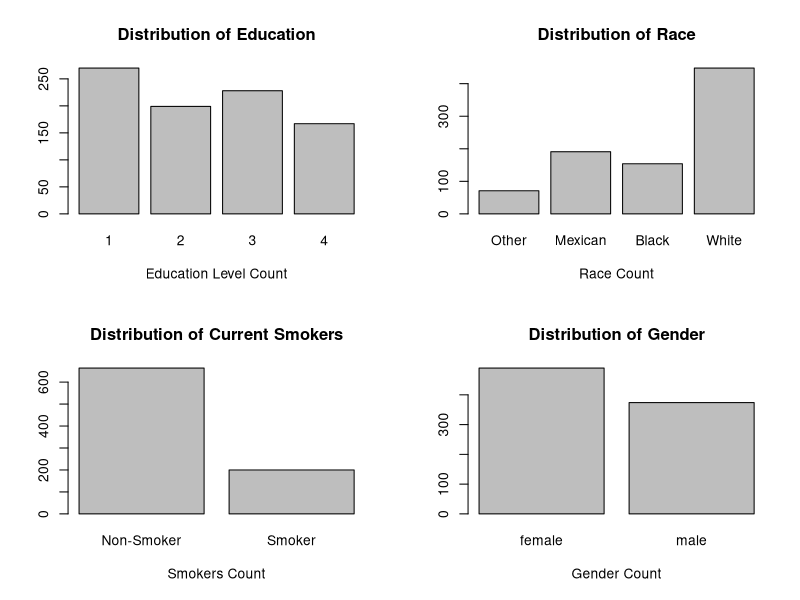
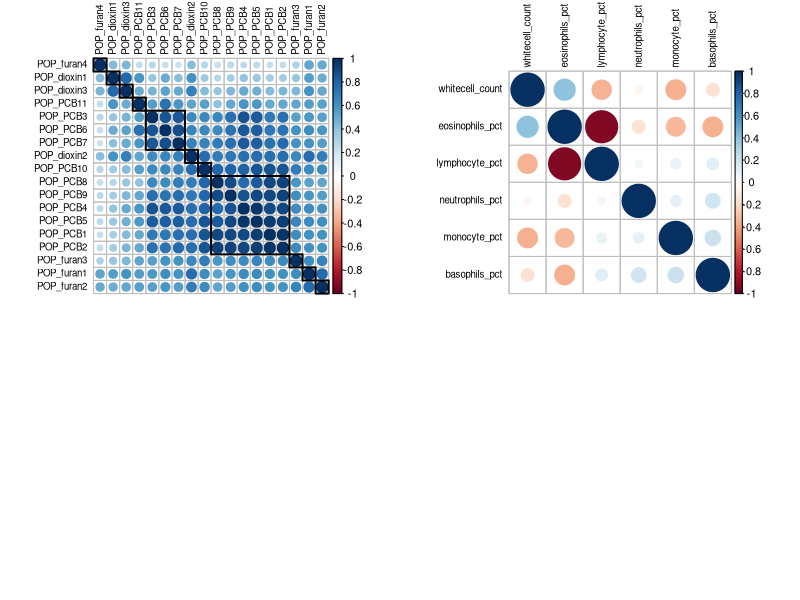
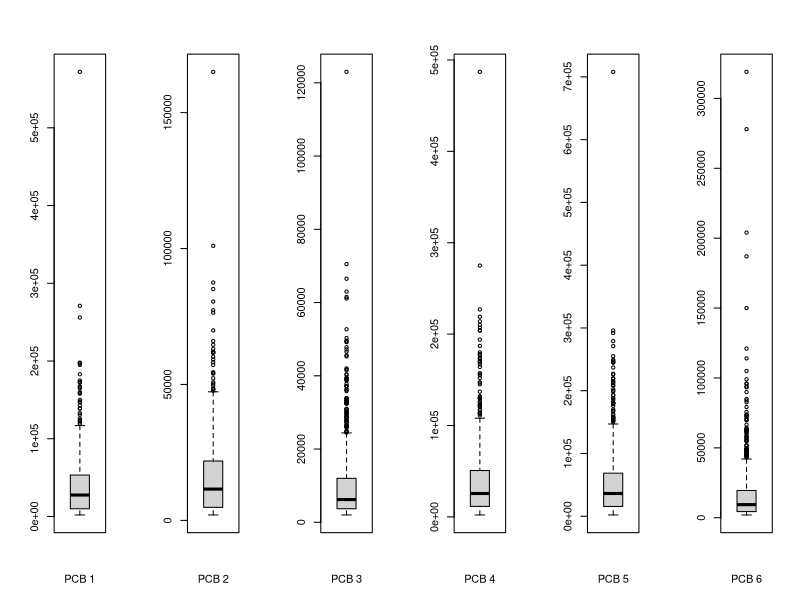
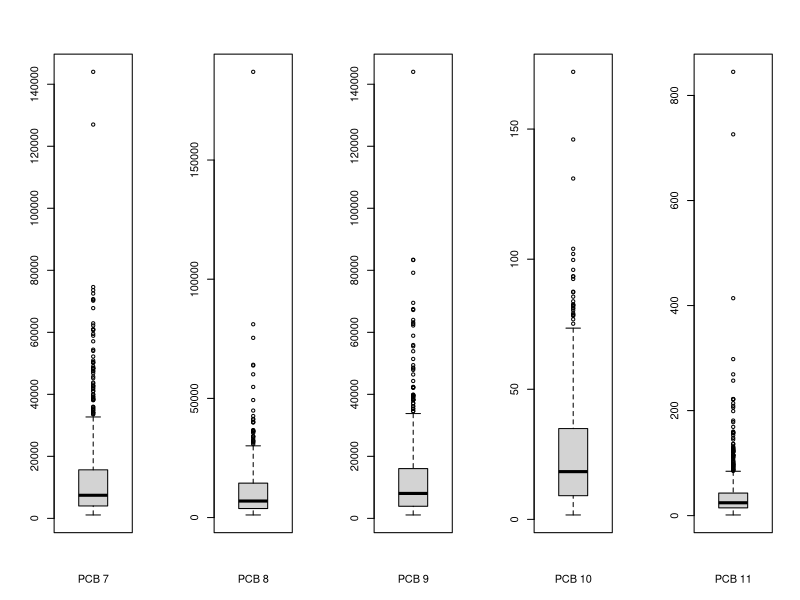
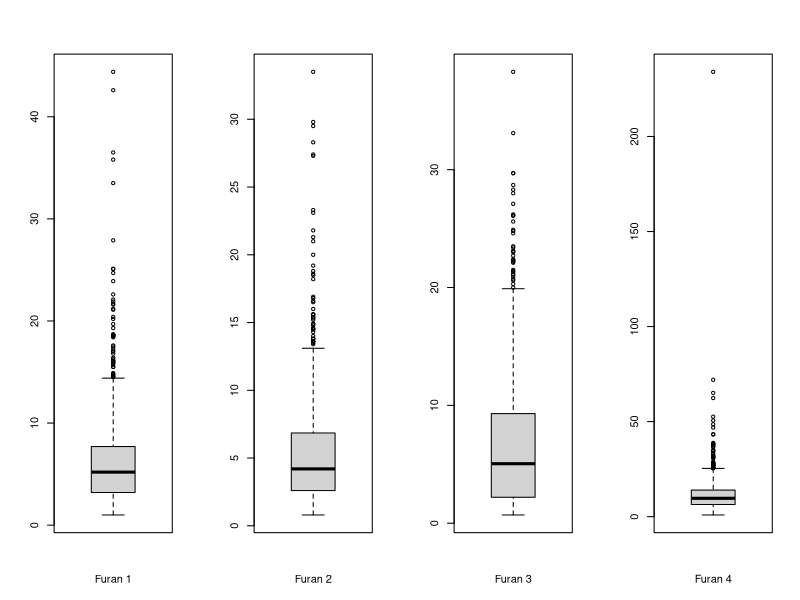
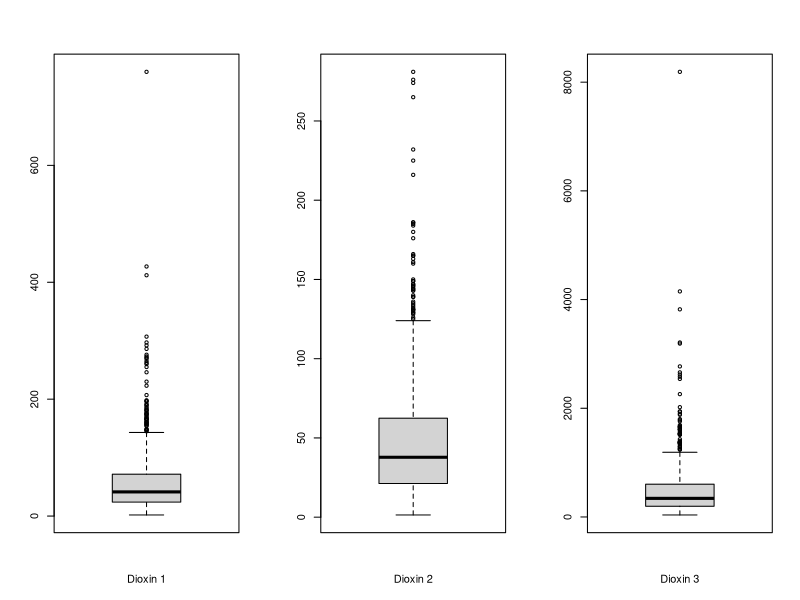
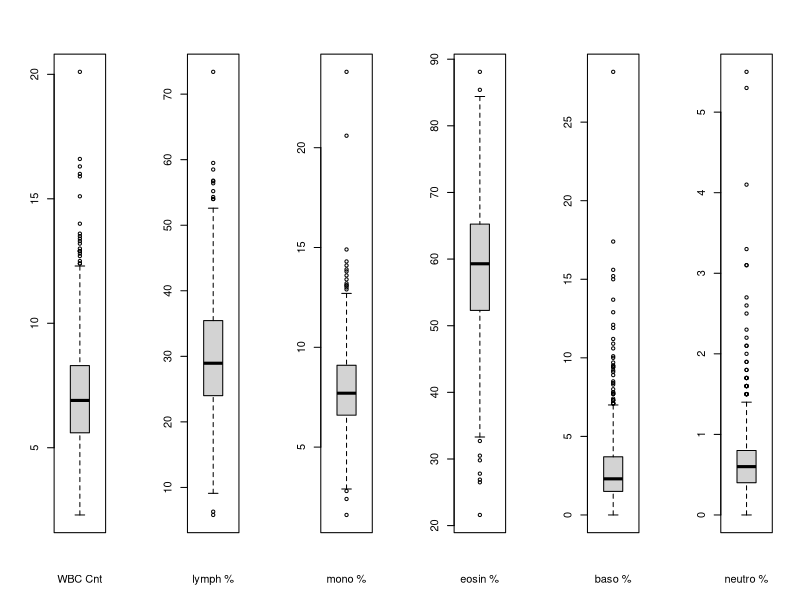
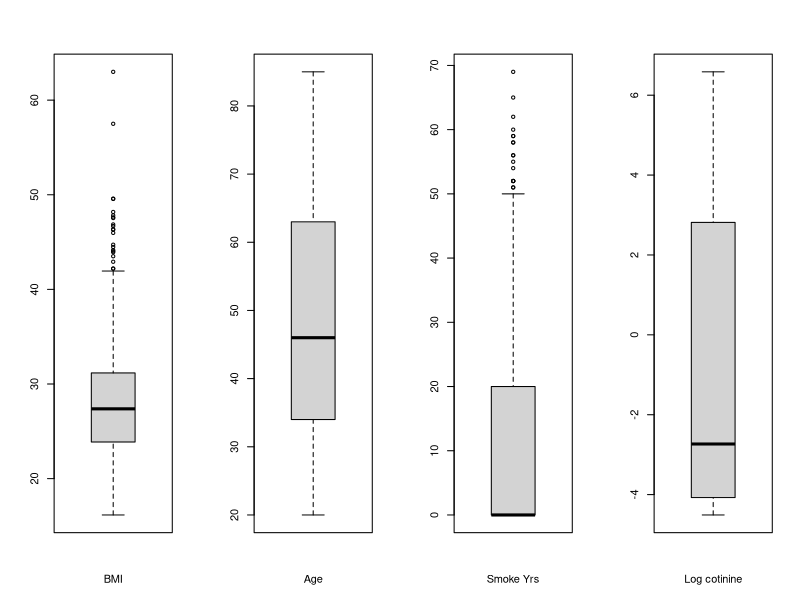

Write the R code that produced these figures, in order.
## ---- chunk 1
knitr::opts_chunk$set(echo = TRUE)
## ---- chunk 2
# import dataset

# CHANGE ABSOLUTE PATH
# setwd("~/Desktop/stat341/R331project/data")
# setwd("~/School/4A/STAT 331/R331project/data")
# setwd("~/Desktop/R331project/data")
# setwd("C:/Users/huawei/Desktop/R331project/data")

pollutants_raw <- read.csv("pollutants.csv", header = TRUE)
## ---- chunk 3
# Mxn's work
# clean the pollutants dataframe
pollutants <- subset(pollutants_raw , select = -X)

# deal with categorical data

# 1 = Less Than 9th Grade or 9-11th Grade (Includes 12th grade with no diploma) 
# 2 = High School Grad/GED or Equivalent
# 3 = Some College or AA degree
# 4 = College Graduate
edu_factor=factor(pollutants$edu_cat)

# 1 = Other Race (Including Multi-Racial);
# 2 = Mexican American; 
# 3 = Non-Hispanic Black; 
# 4 = Non-Hispanic White
race_factor=factor(pollutants$race_cat, 
                   labels = c("Other", "Mexican", "Black", "White"))

# 0 = does not currently smoke; 
# 1 = currently smokes
smoke_factor=factor(pollutants$smokenow, labels = c("Non-Smoker", "Smoker"))

# 0 = female, 1 = male
gender_factor=factor(pollutants$male, labels = c("female", "male"))


pollutants$edu_cat = edu_factor
pollutants$race_cat = race_factor
pollutants$smokenow = smoke_factor
pollutants$male = gender_factor
## ---- chunk 4
names(pollutants)
## ---- chunk 5
# Mxn's work
# put bargraphs for categorical data onto one picture
par(mfrow=c(2,2))

plot(edu_factor, 
     main="Distribution of Education",
     xlab="Education Level Count")

plot(race_factor, 
     main="Distribution of Race",
     xlab="Race Count")

plot(smoke_factor, 
     main="Distribution of Current Smokers",
     xlab="Smokers Count")

plot(gender_factor, 
     main="Distribution of Gender",
     xlab="Gender Count")
## ---- chunk 6
pollutants[436, 3:12]
## ---- chunk 7
# Estella's work 1
library(corrplot)
library(ggplot2)

POP_chemicals = c("POP_PCB1", "POP_PCB2","POP_PCB3", "POP_PCB4",
                  "POP_PCB5", "POP_PCB6","POP_PCB7", "POP_PCB8",
                  "POP_PCB9", "POP_PCB10", "POP_PCB11", 
                  "POP_dioxin1", "POP_dioxin2","POP_dioxin3",
                  "POP_furan1", "POP_furan2","POP_furan3","POP_furan4")

POP_chemicals_data <- pollutants [, POP_chemicals]
cc = cor(POP_chemicals_data , method = "spearman")

# cluster my POP_PCB so that those with similar patterns
# of correlation coefficients are closer together.
# https://jkzorz.github.io/2019/06/11/Correlation-heatmaps.html
corrplot(cc, tl.col = "black", order = "hclust", hclust.method = "average",
         addrect = 11, tl.cex = 0.7)
## ---- chunk 8
# mxn's work
WBC = c("whitecell_count", "lymphocyte_pct","monocyte_pct", 
        "eosinophils_pct", "basophils_pct", "neutrophils_pct")
WBC_data <- pollutants [, WBC]
cc = cor(WBC_data , method = "spearman")
corrplot(cc, tl.col = "black", order = "hclust", hclust.method = "average", tl.cex = 0.7)
## ---- chunk 9
train_data <- pollutants[1:650,]
test_data <- pollutants[651:nrow(pollutants),]
## ---- chunk 10
# Estella and mxn' work
chemicals_WBC = append(POP_chemicals, WBC)
f <- as.formula(
  paste("length", paste("(", paste(chemicals_WBC, collapse = "+"), ")^2"), sep="~"))
m_chemwbc <- lm(f, data = pollutants)
## ---- chunk 11
# Estella and mxn' work
# setting threshold of pvalue to be 0.05 and assess possible interaction terms
pvalues <- summary(m_chemwbc)$coefficients[26:nrow(summary(m_chemwbc)$coefficients),4]
p_threshold = 0.05
selected <- which(pvalues <= p_threshold)
names(selected)
## ---- chunk 12
# stepwise parameters selection with any interaction terms
M0 <- lm(length ~ 1, data = train_data) # minimal model

# tail to remove length column
single <- paste(tail(colnames(train_data),-1), collapse = " + ")
# tail to remove intercept column
interaction <- paste(tail(names(selected),-1), collapse = " + ")
f_interaction <- as.formula(
  paste("length", paste("(", single,"+", interaction, ")"), sep = " ~"))

Mfull <- lm(f_interaction, data = train_data)
Mstart <- lm(f_interaction, data = train_data)

# stepwise AIC
Mstart <- lm(length ~ ., data= train_data)
system.time({
  MAIC_Interaction <- step(object = Mstart,
                           scope = list(lower = M0, upper = Mfull),
                           direction = "both", trace = 0, k = 2)
})

#stepwiseBIC
system.time({
  MBIC_Interaction <- step(object = Mstart,
                           scope = list(lower = M0, upper = Mfull),
                           direction = "both", trace = 0, 
                           k = log(nrow(train_data)))
})

#stepwiseB_Adjusted R2
MAIC_Interaction
MBIC_Interaction
## ---- chunk 13
# mxn's work

predAICInteraction <- predict(MAIC_Interaction, newdata=test_data)
predBICInteraction <- predict(MBIC_Interaction, newdata=test_data)


mean((test_data$length - predAICInteraction)^2)
mean((test_data$length - predBICInteraction)^2)
## ---- chunk 14
summary(pollutants)
## ---- chunk 15
# Mxn's work
# PCB 1-6
par(mfrow=c(1,6))
boxplot(pollutants[, 2], xlab="PCB 1")
boxplot(pollutants[, 3], xlab="PCB 2")
boxplot(pollutants[, 4], xlab="PCB 3")
boxplot(pollutants[, 5], xlab="PCB 4")
boxplot(pollutants[, 6], xlab="PCB 5")
boxplot(pollutants[, 7], xlab="PCB 6")
## ---- chunk 16
# PCB 7-11
par(mfrow=c(1,5))
boxplot(pollutants[, 8], xlab="PCB 7")
boxplot(pollutants[, 9], xlab="PCB 8")
boxplot(pollutants[, 10], xlab="PCB 9")
boxplot(pollutants[, 11], xlab="PCB 10")
boxplot(pollutants[, 12], xlab="PCB 11")
## ---- chunk 17
# Dioxin
par(mfrow=c(1,4))
boxplot(pollutants[, 16], xlab="Furan 1")
boxplot(pollutants[, 17], xlab="Furan 2")
boxplot(pollutants[, 18], xlab="Furan 3")
boxplot(pollutants[, 19], xlab="Furan 4")
## ---- chunk 18
# Furan
par(mfrow=c(1,3))
boxplot(pollutants[, 13], xlab="Dioxin 1")
boxplot(pollutants[, 14], xlab="Dioxin 2")
boxplot(pollutants[, 15], xlab="Dioxin 3")
## ---- chunk 19
# white blood cells and concentrations
par(mfrow=c(1,6))
boxplot(pollutants[, 20], xlab="WBC Cnt")
boxplot(pollutants[, 21], xlab="lymph %")
boxplot(pollutants[, 22], xlab="mono %")
boxplot(pollutants[, 23], xlab="eosin %")
boxplot(pollutants[, 24], xlab="baso %")
boxplot(pollutants[, 25], xlab="neutro %")
## ---- chunk 20
# others
par(mfrow=c(1,4))
boxplot(pollutants[, 26], xlab="BMI")
boxplot(pollutants[, 30], xlab="Age")
boxplot(pollutants[, 31], xlab="Smoke Yrs")
boxplot(pollutants[, 33], xlab="Log cotinine")
## ---- chunk 21
pollutant_mat = data.matrix(pollutants, rownames.force = NA)

max_PCB_idx = c()
for (c in 2:12) {
  max_PCB_idx[c-1] = which.max(pollutant_mat[, c])
}
max_PCB_idx
## ---- chunk 22
max_dioxin_idx = c()
for (c in 13:15) {
  max_dioxin_idx[c-12] = which.max(pollutant_mat[, c])
}
max_dioxin_idx
## ---- chunk 23
max_furan_idx = c()
for (c in 16:19) {
  max_furan_idx[c-15] = which.max(pollutant_mat[, c])
}
max_furan_idx
## ---- chunk 24
max_WBC_idx = c()
for (c in 20:25) {
  max_WBC_idx[c-19] = which.max(pollutant_mat[, c])
}
max_WBC_idx
## ---- chunk 25
# Judy's work Part 1
# testing non-linearity in SLR
# if for any covariate, residual vs x for M1 has a pattern and
# residual vs x for M2 seems random, then y has a nonlinear
# relationship with with x.
# M1: fitting y to x
# M2: fitting y to x^2

par(mfrow=c(1, 3))
outcome <- pollutants$length
check <- function(x) {
  M1 <- lm(outcome ~ x)
  print(paste("residual for M1: ", sigma(M1)))
  M2 <- lm(outcome ~ x + I(x^2))
  print(paste("residual for M2: ", sigma(M2)))
  plot(x, M1$residual)
  plot(x, M2$residual)
  plot(x, outcome)
}

list <- list(pollutants$ageyrs, pollutants$yrssmoke,
             pollutants$BMI, pollutants$ln_lbxcot,
             pollutants$whitecell_count, pollutants$lymphocyte_pct, 
             pollutants$monocyte_pct, pollutants$eosinophils_pct, 
             pollutants$basophils_pct, pollutants$neutrophils_pct)
for (column in list) {
  check(column)
}
## ---- chunk 26
# Judy's work Part 2
# testing non-linearity in MLR
library(car)
M <- lm (length ~ ., data=pollutants)
avPlots(M, main="Added-Variable Plot")
